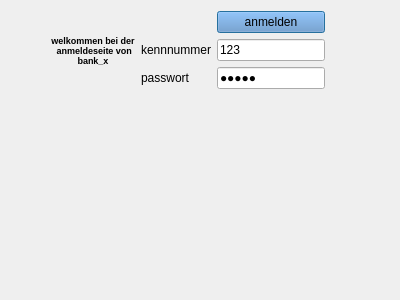
<?xml version="1.0" encoding="UTF-8"?>
<ui version="4.0">
 <class>Anmeldeseite</class>
 <widget class="QDialog" name="Anmeldeseite">
  <property name="geometry">
   <rect>
    <x>0</x>
    <y>0</y>
    <width>400</width>
    <height>300</height>
   </rect>
  </property>
  <property name="windowTitle">
   <string>Dialog</string>
  </property>
  <layout class="QFormLayout" name="formLayout_2">
   <item row="0" column="0">
    <layout class="QHBoxLayout" name="horizontalLayout_2">
     <item>
      <spacer name="horizontalSpacer">
       <property name="orientation">
        <enum>Qt::Horizontal</enum>
       </property>
       <property name="sizeHint" stdset="0">
        <size>
         <width>40</width>
         <height>20</height>
        </size>
       </property>
      </spacer>
     </item>
     <item>
      <layout class="QHBoxLayout" name="horizontalLayout">
       <item>
        <widget class="QLabel" name="label_3">
         <property name="font">
          <font>
           <pointsize>7</pointsize>
           <bold>true</bold>
          </font>
         </property>
         <property name="layoutDirection">
          <enum>Qt::LeftToRight</enum>
         </property>
         <property name="text">
          <string>welkommen bei der 
 anmeldeseite von 
bank_x</string>
         </property>
         <property name="textFormat">
          <enum>Qt::PlainText</enum>
         </property>
         <property name="scaledContents">
          <bool>false</bool>
         </property>
         <property name="alignment">
          <set>Qt::AlignCenter</set>
         </property>
        </widget>
       </item>
       <item>
        <layout class="QFormLayout" name="formLayout">
         <item row="0" column="1">
          <widget class="QPushButton" name="anmelden">
           <property name="palette">
            <palette>
             <active>
              <colorrole role="WindowText">
               <brush brushstyle="SolidPattern">
                <color alpha="255">
                 <red>0</red>
                 <green>0</green>
                 <blue>0</blue>
                </color>
               </brush>
              </colorrole>
              <colorrole role="Button">
               <brush brushstyle="SolidPattern">
                <color alpha="255">
                 <red>99</red>
                 <green>144</green>
                 <blue>200</blue>
                </color>
               </brush>
              </colorrole>
              <colorrole role="Light">
               <brush brushstyle="SolidPattern">
                <color alpha="255">
                 <red>171</red>
                 <green>209</green>
                 <blue>255</blue>
                </color>
               </brush>
              </colorrole>
              <colorrole role="Midlight">
               <brush brushstyle="SolidPattern">
                <color alpha="255">
                 <red>135</red>
                 <green>176</green>
                 <blue>227</blue>
                </color>
               </brush>
              </colorrole>
              <colorrole role="Dark">
               <brush brushstyle="SolidPattern">
                <color alpha="255">
                 <red>50</red>
                 <green>72</green>
                 <blue>100</blue>
                </color>
               </brush>
              </colorrole>
              <colorrole role="Mid">
               <brush brushstyle="SolidPattern">
                <color alpha="255">
                 <red>66</red>
                 <green>96</green>
                 <blue>133</blue>
                </color>
               </brush>
              </colorrole>
              <colorrole role="Text">
               <brush brushstyle="SolidPattern">
                <color alpha="255">
                 <red>0</red>
                 <green>0</green>
                 <blue>0</blue>
                </color>
               </brush>
              </colorrole>
              <colorrole role="BrightText">
               <brush brushstyle="SolidPattern">
                <color alpha="255">
                 <red>255</red>
                 <green>255</green>
                 <blue>255</blue>
                </color>
               </brush>
              </colorrole>
              <colorrole role="ButtonText">
               <brush brushstyle="SolidPattern">
                <color alpha="255">
                 <red>0</red>
                 <green>0</green>
                 <blue>0</blue>
                </color>
               </brush>
              </colorrole>
              <colorrole role="Base">
               <brush brushstyle="SolidPattern">
                <color alpha="255">
                 <red>255</red>
                 <green>255</green>
                 <blue>255</blue>
                </color>
               </brush>
              </colorrole>
              <colorrole role="Window">
               <brush brushstyle="SolidPattern">
                <color alpha="255">
                 <red>99</red>
                 <green>144</green>
                 <blue>200</blue>
                </color>
               </brush>
              </colorrole>
              <colorrole role="Shadow">
               <brush brushstyle="SolidPattern">
                <color alpha="255">
                 <red>0</red>
                 <green>0</green>
                 <blue>0</blue>
                </color>
               </brush>
              </colorrole>
              <colorrole role="AlternateBase">
               <brush brushstyle="SolidPattern">
                <color alpha="255">
                 <red>177</red>
                 <green>199</green>
                 <blue>227</blue>
                </color>
               </brush>
              </colorrole>
              <colorrole role="ToolTipBase">
               <brush brushstyle="SolidPattern">
                <color alpha="255">
                 <red>255</red>
                 <green>255</green>
                 <blue>220</blue>
                </color>
               </brush>
              </colorrole>
              <colorrole role="ToolTipText">
               <brush brushstyle="SolidPattern">
                <color alpha="255">
                 <red>0</red>
                 <green>0</green>
                 <blue>0</blue>
                </color>
               </brush>
              </colorrole>
              <colorrole role="PlaceholderText">
               <brush brushstyle="SolidPattern">
                <color alpha="128">
                 <red>0</red>
                 <green>0</green>
                 <blue>0</blue>
                </color>
               </brush>
              </colorrole>
             </active>
             <inactive>
              <colorrole role="WindowText">
               <brush brushstyle="SolidPattern">
                <color alpha="255">
                 <red>0</red>
                 <green>0</green>
                 <blue>0</blue>
                </color>
               </brush>
              </colorrole>
              <colorrole role="Button">
               <brush brushstyle="SolidPattern">
                <color alpha="255">
                 <red>99</red>
                 <green>144</green>
                 <blue>200</blue>
                </color>
               </brush>
              </colorrole>
              <colorrole role="Light">
               <brush brushstyle="SolidPattern">
                <color alpha="255">
                 <red>171</red>
                 <green>209</green>
                 <blue>255</blue>
                </color>
               </brush>
              </colorrole>
              <colorrole role="Midlight">
               <brush brushstyle="SolidPattern">
                <color alpha="255">
                 <red>135</red>
                 <green>176</green>
                 <blue>227</blue>
                </color>
               </brush>
              </colorrole>
              <colorrole role="Dark">
               <brush brushstyle="SolidPattern">
                <color alpha="255">
                 <red>50</red>
                 <green>72</green>
                 <blue>100</blue>
                </color>
               </brush>
              </colorrole>
              <colorrole role="Mid">
               <brush brushstyle="SolidPattern">
                <color alpha="255">
                 <red>66</red>
                 <green>96</green>
                 <blue>133</blue>
                </color>
               </brush>
              </colorrole>
              <colorrole role="Text">
               <brush brushstyle="SolidPattern">
                <color alpha="255">
                 <red>0</red>
                 <green>0</green>
                 <blue>0</blue>
                </color>
               </brush>
              </colorrole>
              <colorrole role="BrightText">
               <brush brushstyle="SolidPattern">
                <color alpha="255">
                 <red>255</red>
                 <green>255</green>
                 <blue>255</blue>
                </color>
               </brush>
              </colorrole>
              <colorrole role="ButtonText">
               <brush brushstyle="SolidPattern">
                <color alpha="255">
                 <red>0</red>
                 <green>0</green>
                 <blue>0</blue>
                </color>
               </brush>
              </colorrole>
              <colorrole role="Base">
               <brush brushstyle="SolidPattern">
                <color alpha="255">
                 <red>255</red>
                 <green>255</green>
                 <blue>255</blue>
                </color>
               </brush>
              </colorrole>
              <colorrole role="Window">
               <brush brushstyle="SolidPattern">
                <color alpha="255">
                 <red>99</red>
                 <green>144</green>
                 <blue>200</blue>
                </color>
               </brush>
              </colorrole>
              <colorrole role="Shadow">
               <brush brushstyle="SolidPattern">
                <color alpha="255">
                 <red>0</red>
                 <green>0</green>
                 <blue>0</blue>
                </color>
               </brush>
              </colorrole>
              <colorrole role="AlternateBase">
               <brush brushstyle="SolidPattern">
                <color alpha="255">
                 <red>177</red>
                 <green>199</green>
                 <blue>227</blue>
                </color>
               </brush>
              </colorrole>
              <colorrole role="ToolTipBase">
               <brush brushstyle="SolidPattern">
                <color alpha="255">
                 <red>255</red>
                 <green>255</green>
                 <blue>220</blue>
                </color>
               </brush>
              </colorrole>
              <colorrole role="ToolTipText">
               <brush brushstyle="SolidPattern">
                <color alpha="255">
                 <red>0</red>
                 <green>0</green>
                 <blue>0</blue>
                </color>
               </brush>
              </colorrole>
              <colorrole role="PlaceholderText">
               <brush brushstyle="SolidPattern">
                <color alpha="128">
                 <red>0</red>
                 <green>0</green>
                 <blue>0</blue>
                </color>
               </brush>
              </colorrole>
             </inactive>
             <disabled>
              <colorrole role="WindowText">
               <brush brushstyle="SolidPattern">
                <color alpha="255">
                 <red>50</red>
                 <green>72</green>
                 <blue>100</blue>
                </color>
               </brush>
              </colorrole>
              <colorrole role="Button">
               <brush brushstyle="SolidPattern">
                <color alpha="255">
                 <red>99</red>
                 <green>144</green>
                 <blue>200</blue>
                </color>
               </brush>
              </colorrole>
              <colorrole role="Light">
               <brush brushstyle="SolidPattern">
                <color alpha="255">
                 <red>171</red>
                 <green>209</green>
                 <blue>255</blue>
                </color>
               </brush>
              </colorrole>
              <colorrole role="Midlight">
               <brush brushstyle="SolidPattern">
                <color alpha="255">
                 <red>135</red>
                 <green>176</green>
                 <blue>227</blue>
                </color>
               </brush>
              </colorrole>
              <colorrole role="Dark">
               <brush brushstyle="SolidPattern">
                <color alpha="255">
                 <red>50</red>
                 <green>72</green>
                 <blue>100</blue>
                </color>
               </brush>
              </colorrole>
              <colorrole role="Mid">
               <brush brushstyle="SolidPattern">
                <color alpha="255">
                 <red>66</red>
                 <green>96</green>
                 <blue>133</blue>
                </color>
               </brush>
              </colorrole>
              <colorrole role="Text">
               <brush brushstyle="SolidPattern">
                <color alpha="255">
                 <red>50</red>
                 <green>72</green>
                 <blue>100</blue>
                </color>
               </brush>
              </colorrole>
              <colorrole role="BrightText">
               <brush brushstyle="SolidPattern">
                <color alpha="255">
                 <red>255</red>
                 <green>255</green>
                 <blue>255</blue>
                </color>
               </brush>
              </colorrole>
              <colorrole role="ButtonText">
               <brush brushstyle="SolidPattern">
                <color alpha="255">
                 <red>50</red>
                 <green>72</green>
                 <blue>100</blue>
                </color>
               </brush>
              </colorrole>
              <colorrole role="Base">
               <brush brushstyle="SolidPattern">
                <color alpha="255">
                 <red>99</red>
                 <green>144</green>
                 <blue>200</blue>
                </color>
               </brush>
              </colorrole>
              <colorrole role="Window">
               <brush brushstyle="SolidPattern">
                <color alpha="255">
                 <red>99</red>
                 <green>144</green>
                 <blue>200</blue>
                </color>
               </brush>
              </colorrole>
              <colorrole role="Shadow">
               <brush brushstyle="SolidPattern">
                <color alpha="255">
                 <red>0</red>
                 <green>0</green>
                 <blue>0</blue>
                </color>
               </brush>
              </colorrole>
              <colorrole role="AlternateBase">
               <brush brushstyle="SolidPattern">
                <color alpha="255">
                 <red>99</red>
                 <green>144</green>
                 <blue>200</blue>
                </color>
               </brush>
              </colorrole>
              <colorrole role="ToolTipBase">
               <brush brushstyle="SolidPattern">
                <color alpha="255">
                 <red>255</red>
                 <green>255</green>
                 <blue>220</blue>
                </color>
               </brush>
              </colorrole>
              <colorrole role="ToolTipText">
               <brush brushstyle="SolidPattern">
                <color alpha="255">
                 <red>0</red>
                 <green>0</green>
                 <blue>0</blue>
                </color>
               </brush>
              </colorrole>
              <colorrole role="PlaceholderText">
               <brush brushstyle="SolidPattern">
                <color alpha="128">
                 <red>0</red>
                 <green>0</green>
                 <blue>0</blue>
                </color>
               </brush>
              </colorrole>
             </disabled>
            </palette>
           </property>
           <property name="text">
            <string>anmelden</string>
           </property>
          </widget>
         </item>
         <item row="4" column="0">
          <widget class="QLabel" name="label">
           <property name="text">
            <string>passwort</string>
           </property>
          </widget>
         </item>
         <item row="4" column="1">
          <widget class="QLineEdit" name="passwort">
           <property name="inputMethodHints">
            <set>Qt::ImhHiddenText|Qt::ImhNoAutoUppercase|Qt::ImhNoPredictiveText|Qt::ImhSensitiveData</set>
           </property>
           <property name="text">
            <string>12345</string>
           </property>
           <property name="echoMode">
            <enum>QLineEdit::Password</enum>
           </property>
          </widget>
         </item>
         <item row="3" column="1">
          <widget class="QLineEdit" name="kennnumer">
           <property name="text">
            <string>123</string>
           </property>
          </widget>
         </item>
         <item row="3" column="0">
          <widget class="QLabel" name="label_2">
           <property name="text">
            <string>kennnummer</string>
           </property>
          </widget>
         </item>
        </layout>
       </item>
      </layout>
     </item>
    </layout>
   </item>
  </layout>
 </widget>
 <resources/>
 <connections/>
</ui>
